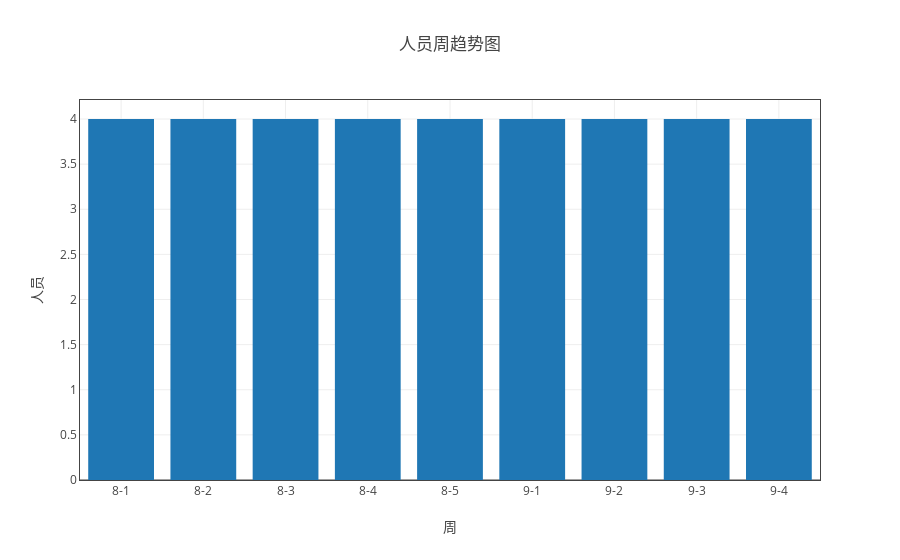
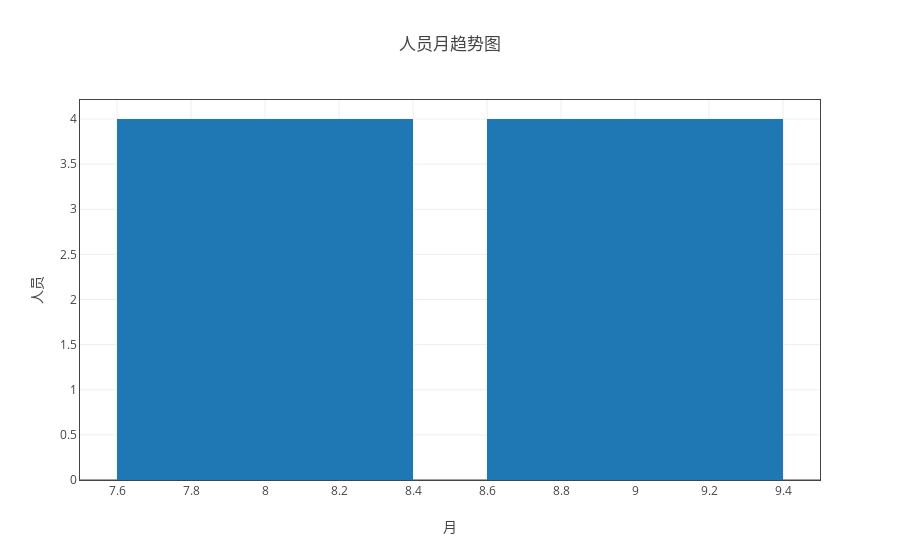

Notebook source saved alongside these figures, in order:
### Markdown cell above
## 整体人员情况

### Code cell
ss = myModule.format(all_df1 ,"日期（格式“月-周次”）" ,['人员'])
tt = myModule.myPlot(ss.groupby('count'))
tt.plot('bar')

ss = myModule.format(all_df1 ,"month" ,['人员'] )
ss.get_average_by('日期（格式“月-周次”）')
tt = myModule.myPlot(ss.groupby("count") )# ,"日期（格式“月-周次”）" ,['人员'])
tt.plot('bar',tag='月')

### Figure 1 — Plotly figure (JSON) as saved in the notebook; plotly's stock layout.template omitted (floating-point values rounded to 4 significant figures)
{"data": [{"name": "人员", "type": "bar", "uid": "8dd27878-cac2-11e8-8d03-a81e84e6c740", "x": ["8-1", "8-2", "8-3", "8-4", "8-5", "9-1", "9-2", "9-3", "9-4"], "y": [4, 4, 4, 4, 4, 4, 4, 4, 4]}], "layout": {"title": "人员周趋势图", "xaxis": {"mirror": "all", "nticks": 20, "showgrid": true, "showline": true, "title": "周", "zeroline": true}, "yaxis": {"mirror": "all", "nticks": 20, "showgrid": true, "showline": true, "title": "人员", "zeroline": true}}}

### Figure 2 — Plotly figure (JSON) as saved in the notebook; plotly's stock layout.template omitted (floating-point values rounded to 4 significant figures)
{"data": [{"name": "人员", "type": "bar", "uid": "8ddaf2d2-cac2-11e8-8d03-a81e84e6c740", "x": [8, 9], "y": [4, 4]}], "layout": {"title": "人员月趋势图", "xaxis": {"mirror": "all", "nticks": 20, "showgrid": true, "showline": true, "title": "月", "zeroline": true}, "yaxis": {"mirror": "all", "nticks": 20, "showgrid": true, "showline": true, "title": "人员", "zeroline": true}}}
